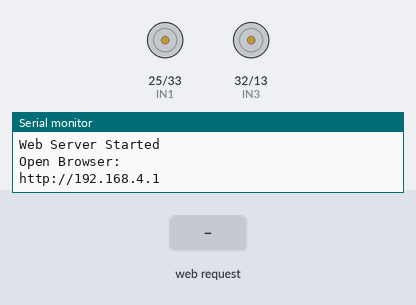
This sketch was run on a simulated ESP32. Parts: motor-driver pin pairs drawn as motors (green arrow = first pin HIGH = forward, orange = second pin HIGH = backward, longer = more drive, scaled by the enable pin), the last lines printed to the serial monitor. Inputs (shaded band) come from the test bench.

Above: at 3.2 s.
3.3 s: HTTP request GET /forward received
At 4.4 s:
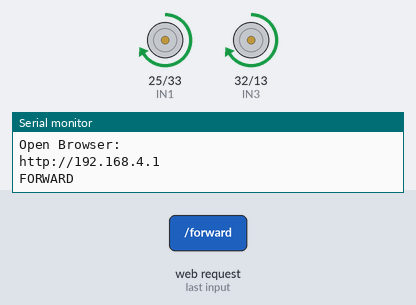
4.8 s: HTTP request GET /backward received
At 5.5 s:
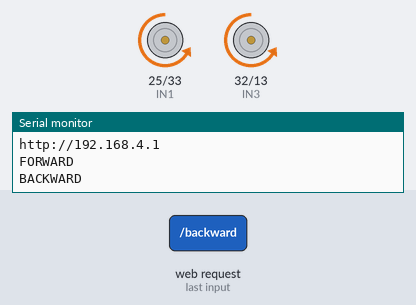
6.3 s: HTTP request GET /left received
At 6.6 s:
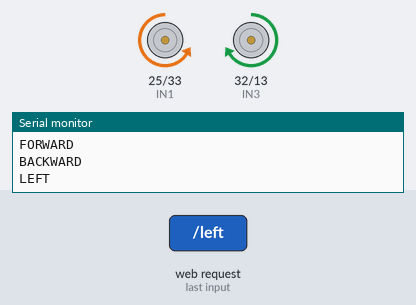
7.8 s: HTTP request GET /right received
At 9.0 s:
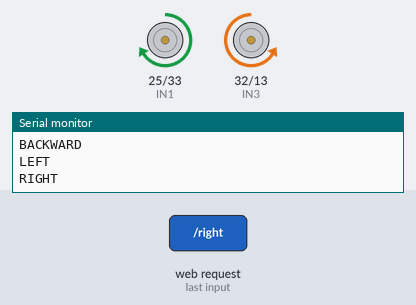
9.3 s: HTTP request GET /forward?value=1 received
At 10.1 s:
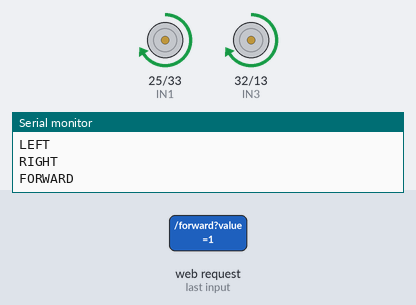
10.8 s: HTTP request GET /backward?value=1 received
At 11.3 s:
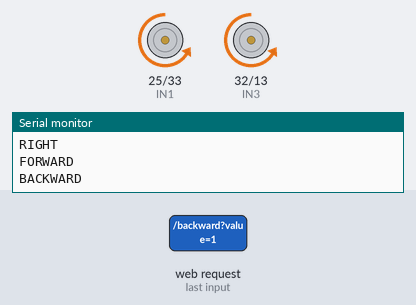
Timing chart, 0 to 13.3 s (numbered marks = the images above; inputs shaded):
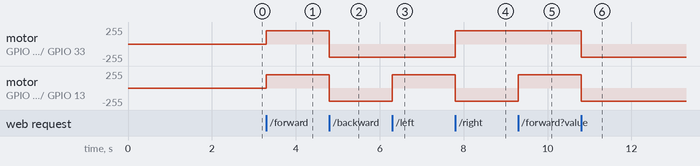

The sketch:

rc_car.ino
```cpp
#include <WiFi.h>
#include <WebServer.h>

//=============== WiFi Credentials =================
const char* ssid = "Nothing2a";
const char* password = "123456789S";

//=============== Web Server =======================
WebServer server(80);

//=============== Motor Pins =======================
// Left Motor
const int ENA = 26;
const int IN1 = 25;
const int IN2 = 33;

// Right Motor
const int ENB = 14;
const int IN3 = 32;
const int IN4 = 13;

// PWM Channels
const int ch1 = 0;
const int ch2 = 1;

int speedValue = 200;

//==================================================
void stopCar() {
  digitalWrite(IN1, LOW);
  digitalWrite(IN2, LOW);
  digitalWrite(IN3, LOW);
  digitalWrite(IN4, LOW);

  ledcWrite(ch1, 0);
  ledcWrite(ch2, 0);

  Serial.println("STOP");
}

void forward() {
  digitalWrite(IN1, HIGH);
  digitalWrite(IN2, LOW);

  digitalWrite(IN3, HIGH);
  digitalWrite(IN4, LOW);

  ledcWrite(ch1, speedValue);
  ledcWrite(ch2, speedValue);

  Serial.println("FORWARD");
}

void backward() {
  digitalWrite(IN1, LOW);
  digitalWrite(IN2, HIGH);

  digitalWrite(IN3, LOW);
  digitalWrite(IN4, HIGH);

  ledcWrite(ch1, speedValue);
  ledcWrite(ch2, speedValue);

  Serial.println("BACKWARD");
}

void left() {
  digitalWrite(IN1, LOW);
  digitalWrite(IN2, HIGH);

  digitalWrite(IN3, HIGH);
  digitalWrite(IN4, LOW);

  ledcWrite(ch1, speedValue);
  ledcWrite(ch2, speedValue);

  Serial.println("LEFT");
}

void right() {
  digitalWrite(IN1, HIGH);
  digitalWrite(IN2, LOW);

  digitalWrite(IN3, LOW);
  digitalWrite(IN4, HIGH);

  ledcWrite(ch1, speedValue);
  ledcWrite(ch2, speedValue);

  Serial.println("RIGHT");
}

//================ HTML PAGE =======================
String webpage = R"rawliteral(
<!DOCTYPE html>
<html>
<head>
<meta name="viewport" content="width=device-width, initial-scale=1">
<style>
body{
font-family:Arial;
background:#222;
color:white;
text-align:center;
}
button{
width:120px;
height:70px;
font-size:22px;
margin:10px;
border-radius:10px;
background:#2196F3;
color:white;
border:none;
}
button:hover{
background:#1976D2;
}
.slider{
width:250px;
}
</style>
</head>

<body>

<h2>ESP32 RC CAR</h2>

<button onclick="send('forward')">Forward</button>
<br>
<button onclick="send('left')">Left</button>
<button onclick="send('stop')">Stop</button>
<button onclick="send('right')">Right</button>
<br>
<button onclick="send('backward')">Backward</button>

<h3>Speed</h3>

<input type="range"
min="0"
max="255"
value="200"
class="slider"
onchange="speed(this.value)">

<script>

function send(cmd){
fetch('/'+cmd);
}

function speed(val){
fetch('/speed?value='+val);
}

</script>

</body>
</html>
)rawliteral";

//==================================================
void handleRoot() {
  server.send(200, "text/html", webpage);
}

void setup() {

  Serial.begin(115200);
  delay(1000);

  Serial.println();
  Serial.println("==============================");
  Serial.println("ESP32 RC CAR STARTING...");
  Serial.println("==============================");

  pinMode(IN1, OUTPUT);
  pinMode(IN2, OUTPUT);
  pinMode(IN3, OUTPUT);
  pinMode(IN4, OUTPUT);

  ledcSetup(ch1, 5000, 8);
  ledcAttachPin(ENA, ch1);

  ledcSetup(ch2, 5000, 8);
  ledcAttachPin(ENB, ch2);

  stopCar();

  Serial.println("Creating WiFi Access Point...");

  WiFi.softAP(ssid, password);

  delay(1000);

  Serial.print("SSID : ");
  Serial.println(ssid);

  Serial.print("Password : ");
  Serial.println(password);

  Serial.print("IP Address : ");
  Serial.println(WiFi.softAPIP());

  server.on("/", handleRoot);

  server.on("/forward", []() {
    forward();
    server.send(200, "text/plain", "OK");
  });

  server.on("/backward", []() {
    backward();
    server.send(200, "text/plain", "OK");
  });

  server.on("/left", []() {
    left();
    server.send(200, "text/plain", "OK");
  });

  server.on("/right", []() {
    right();
    server.send(200, "text/plain", "OK");
  });

  server.on("/stop", []() {
    stopCar();
    server.send(200, "text/plain", "OK");
  });

  server.on("/speed", []() {
    if (server.hasArg("value")) {
      speedValue = server.arg("value").toInt();
      Serial.print("Speed = ");
      Serial.println(speedValue);
    }
    server.send(200, "text/plain", "OK");
  });

  server.begin();

  Serial.println("Web Server Started");
  Serial.println("Open Browser:");
  Serial.println("http://192.168.4.1");
}

void loop() {
  server.handleClient();
}
```

Measured:
- after the input at 3.3 s, motor on GPIO 25 (IN1) / GPIO 33 (IN2), motor on GPIO 32 (IN3) / GPIO 13 (IN4): stopped → forward 199/255 at once
- after the input at 4.8 s, motor on GPIO 25 (IN1) / GPIO 33 (IN2), motor on GPIO 32 (IN3) / GPIO 13 (IN4): forward 199/255 → backward 199/255 at once
- after the input at 6.3 s, motor on GPIO 32 (IN3) / GPIO 13 (IN4): backward 199/255 → forward 199/255 at once
- after the input at 7.8 s, motor on GPIO 25 (IN1) / GPIO 33 (IN2): backward 199/255 → forward 199/255 at once; motor on GPIO 32 (IN3) / GPIO 13 (IN4): forward 199/255 → backward 199/255 at once
- after the input at 9.3 s, motor on GPIO 32 (IN3) / GPIO 13 (IN4): backward 199/255 → forward 199/255 at once
- after the input at 10.8 s, motor on GPIO 25 (IN1) / GPIO 33 (IN2), motor on GPIO 32 (IN3) / GPIO 13 (IN4): forward 199/255 → backward 199/255 at once
